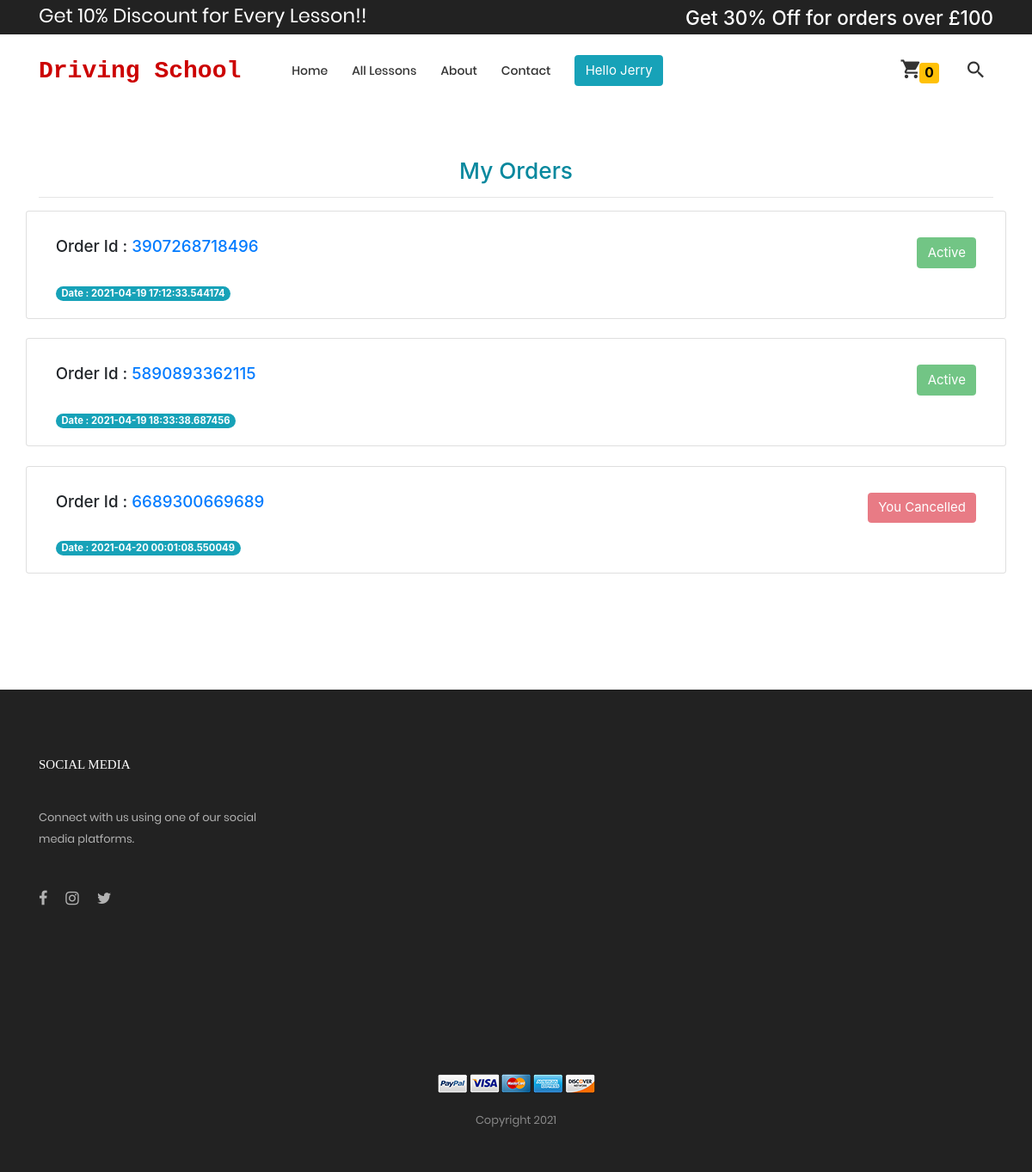
Screenshot of /order/my_orders (signed in) with the database file from the repository.
### order/models.py (models this page shows, shortened)
class Order(models.Model):
    user = models.ForeignKey(User, on_delete=models.CASCADE)
    Lesson = models.ForeignKey(
        products,
        on_delete=models.CASCADE,
        blank=True,
        null=True
    )
    Instructor = models.ForeignKey(
        instructor_information,
        on_delete=models.CASCADE,
        blank=True, null=True
    )
    order_id = models.CharField(max_length=1000)
    Lesson_price = models.CharField(max_length=1000)
    first_name = models.CharField(max_length=1000)
    last_name = models.CharField(max_length=1000)
    email = models.CharField(max_length=1000)
    phone = models.CharField(max_length=100)
    address = models.CharField(max_length=1000)
    zip = models.CharField(max_length=1000)
    ordered = models.BooleanField(default=False)
    instructor_cancel_order = models.BooleanField(default=False)
    customer_cancel_order = models.BooleanField(default=False)
    order_date = models.CharField(max_length=1000)

### order/views.py (the view)
# urls.py: path('my_orders', views.my_orders, name='my_orders'),  # My orders
def my_orders(request):
    user = request.user
    get_all_order = Order.objects.filter(user=user, ordered=True)
    context = {'get_all_order': get_all_order}
    return render(request, 'my_order.html', context)

### templates/my_order.html (shortened to what this page needs)
{% extends 'base.html' %}
{% block body %}
<div class="container">
	<h3>
		<p class="text-center" style="color:#07889E;">My Orders</p>
	</h3>
	<hr>
</div>
{% if get_all_order %}
{% for k in get_all_order %}
<div class="card container">
	<div class="card-body">
		{% if k.customer_cancel_order %}
		<button type="button" class="btn btn-danger float-right" data-toggle="modal" data-target="#exampleModal"
			disabled>
			You Cancelled
		</button>
		{% elif k.instructor_cancel_order %}
		<button type="button" class="btn btn-danger float-right" disabled>
			Instructor Cancelled
		</button>
		{% else %}
		<button type="button" class="btn btn-success float-right" disabled>
			Active
		</button>
		{% endif %}
		<h5>Order Id : <a href="{% url 'my_order_details' k.id %}">{{k.order_id}}</a> </h5>
		<span class="badge badge-info badge-pill">
			<h7>Date : {{k.order_date}}</h7>
		</span>
	</div>
</div>
<br />
{% endfor %}
{% else %}
<p class="text-center">You Have No Order To View</p>
</br>
</br>
{% endif %}
{% endblock %}

### templates/base.html (shortened to what this page needs)
{% load static %}
<!DOCTYPE html>
<html lang="en">
<head>
	<link rel="stylesheet" type="text/css" href="{% static 'webapp1/vendor/bootstrap/css/bootstrap.min.css' %}">
	<link rel="stylesheet" type="text/css" href="{% static 'webapp1/fonts/font-awesome-4.7.0/css/font-awesome.min.css' %}">
	<link rel="stylesheet" type="text/css" href="{% static 'webapp1/fonts/iconic/css/material-design-iconic-font.min.css' %}">
	<link rel="stylesheet" type="text/css" href="{% static 'webapp1/fonts/linearicons-v1.0.0/icon-font.min.css' %}">
	<link rel="stylesheet" type="text/css" href="{% static 'webapp1/vendor/animate/animate.css' %}">
	<link rel="stylesheet" type="text/css" href="{% static 'webapp1/vendor/css-hamburgers/hamburgers.min.css' %}">
	<link rel="stylesheet" type="text/css" href="{% static 'webapp1/vendor/animsition/css/animsition.min.css' %}">
	<link rel="stylesheet" type="text/css" href="{% static 'webapp1/vendor/select2/select2.min.css' %}">
	<link rel="stylesheet" type="text/css" href="{% static 'webapp1/vendor/daterangepicker/daterangepicker.css' %}">
	<link rel="stylesheet" type="text/css" href="{% static 'webapp1/vendor/slick/slick.css' %}">
	<link rel="stylesheet" type="text/css" href="{% static 'webapp1/vendor/MagnificPopup/magnific-popup.css' %}">
	<link rel="stylesheet" type="text/css" href="{% static 'webapp1/vendor/perfect-scrollbar/perfect-scrollbar.css' %}">
	<link rel="stylesheet" type="text/css" href="{% static 'webapp1/css/util.css' %}">
	<link rel="stylesheet" type="text/css" href="{% static 'webapp1/css/main.css' %}">
	<link rel="stylesheet" href="https://stackpath.bootstrapcdn.com/bootstrap/4.3.1/css/bootstrap.min.css"
>
</head>
<body class="animsition">
	<header>
		<div class="container-menu-desktop">
			<div class="top-bar">
				<div class="content-topbar flex-sb-m h-full container">
					<div class="left-top-bar">
						<h4 class="mt-1" style="color:#fff;">Get 10% Discount for Every Lesson!!</h4>
					</div>
					<div class="right-top-bar">
						<h4 class="mt-2" style="color:#fff;">Get 30% Off for orders over £100</h4>
					</div>
				</div>
			</div>
			<div class="wrap-menu-desktop">
				<nav class="limiter-menu-desktop ml-5 mr-5">
					<div id="logo" style="padding:10px 0">
						<a href="/">
							<h5 class="ltext-101 cl2 p-t-40 p-b-30 pr-5"
								style="font-family:courier,arial,helvetica; color:#cc0000;"><b>Driving School</b>
							</h5>
						</a>
					</div>
					<div class="menu-desktop">
						<ul class="main-menu">
							<li class="{% block index %}{% endblock %}">
								<a href="{% url 'index' %}">Home</a>
							</li>
							<li class="{% block all_lessons %}{% endblock %}">
								<a href="{% url 'all_lessons' %}">All Lessons</a>
							</li>
							<li class="{% block about %}{% endblock %}">
								<a href="{% url 'about' %}">About</a>
							</li>
							<li class="{% block contact %}{% endblock %}">
								<a href="{% url 'contact' %}">Contact</a>
							</li>
							{% if user.is_authenticated %}
							<li>
								<div>
									<a class="btn btn-info" href="#">Hello {{user.first_name}}</a>
								</div>
							</li>
							{% endif %}
						</ul>
					</div>
					<div class="wrap-icon-header flex-w flex-r-m">
						<div class="icon-header-item cl2 hov-cl1 trans-04 p-l-22 p-r-11 js-show-cart" data-notify="">
							<i class="zmdi zmdi-shopping-cart"></i><small><span class="badge badge-warning"
									style="color:black;"><span id="product_cart">0</span></span></small>
						</div>
						<div class="icon-header-item cl2 hov-cl1 trans-04 p-l-22 p-r-11 js-show-modal-search">
							<i class="zmdi zmdi-search"></i>
						</div>
					</div>
				</nav>
			</div>
		</div>
	</header>
	<br>
	<br>
	<br>
	{% block body %}{% endblock %}
	<footer class="bg3 p-t-75 p-b-32">
		<div class="container">
			<div class="row">
				<div class="col-sm-6 col-lg-3 p-b-50">
					<h4 class="stext-301 cl0 p-b-30">
						Social Media
					</h4>
					<p class="stext-107 cl7 size-201">
						Connect with us using one of our social media platforms.
					</p>
					<div class="p-t-27">
						<a href="http://www.facebook.com" target="_blank" class="fs-18 cl7 hov-cl1 trans-04 m-r-16">
							<i class="fa fa-facebook"></i>
						</a>
						<a href="https://www.instagram.com/" target="_blank" class="fs-18 cl7 hov-cl1 trans-04 m-r-16">
							<i class="fa fa-instagram"></i>
						</a>
						<a href="https://www.twitter.com/" target="_blank" class="fs-18 cl7 hov-cl1 trans-04 m-r-16">
							<i class="fa fa-twitter"></i>
						</a>
					</div>
					<div class="col-sm-6 col-lg-3 p-b-50"></div>
					<div class="col-sm-6 col-lg-3 p-b-50"></div>
				</div>
			</div>
			<div class="p-t-40">
				<div class="flex-c-m flex-w p-b-18">
					<a href="#" class="m-all-1">
						<img src="{% static 'webapp1/' %}images/icons/icon-pay-01.png" alt="ICON-PAY">
					</a>
					<a href="#" class="m-all-1">
						<img src="{% static 'webapp1/' %}images/icons/icon-pay-02.png" alt="ICON-PAY">
					</a>
					<a href="#" class="m-all-1">
						<img src="{% static 'webapp1/' %}images/icons/icon-pay-03.png" alt="ICON-PAY">
					</a>
					<a href="#" class="m-all-1">
						<img src="{% static 'webapp1/' %}images/icons/icon-pay-04.png" alt="ICON-PAY">
					</a>
					<a href="#" class="m-all-1">
						<img src="{% static 'webapp1/' %}images/icons/icon-pay-05.png" alt="ICON-PAY">
					</a>
				</div>
				<p class="stext-107 cl6 txt-center">
					Copyright 2021
				</p>
			</div>
		</div>
	</footer>
</body>
</html>

### static/webapp1/css/main.css (style rules this page uses)
.container { max-width: 1380px; }
@media (max-width: 1600px) { .container { max-width: 1200px; } }
.container-menu-desktop { height: auto; width: 100%; position: relative; -webkit-transition: all 0.3s; -o-transition: all 0.3s; -moz-transition: all 0.3s; transition: all 0.3s; }
.top-bar { height: 40px; background-color: #222; }
.left-top-bar { font-family: Poppins-Regular; font-size: 12px; line-height: 1.8; color: #b2b2b2; }
.wrap-menu-desktop { position: fixed; z-index: 1100; background-color: transparent; width: 100%; height: 84px; top: 40px; left: 0px; -webkit-transition: height 0.3s, background-color 0.3s; -o-transition: height 0.3s, background-color 0.3s; -moz-transition: height 0.3s, background-color 0.3s; transition: height 0.3s, background-color 0.3s; }
.limiter-menu-desktop { height: 100%; display: -webkit-box; display: -webkit-flex; display: -moz-box; display: -ms-flexbox; display: flex; align-items: center; background-color: transparent; }
.menu-desktop { display: -webkit-box; display: -webkit-flex; display: -moz-box; display: -ms-flexbox; display: flex; align-items: center; height: 100%; }
.main-menu { list-style-type: none; margin: 0; display: -webkit-box; display: -webkit-flex; display: -moz-box; display: -ms-flexbox; display: flex; align-items: center; }
.main-menu > li { display: block; position: relative; padding: 20px 10px 20px 0px; margin: 0px 4px 0px 14px; }
.main-menu > li > a { font-family: Poppins-Medium; font-size: 14px; color: #333; padding: 5px 0px; transition: all 0.4s; -webkit-transition: all 0.4s; -o-transition: all 0.4s; -moz-transition: all 0.4s; }
.wrap-icon-header { flex-grow: 1; }
.icon-header-item { position: relative; font-size: 26px; line-height: 1; cursor: pointer; }
.cl0 { color: #fff; }
.cl2 { color: #333; }
.cl6 { color: #888; }
.cl7 { color: #b2b2b2; }
.stext-107 { font-family: Poppins-Regular; font-size: 13px; line-height: 1.923; }
.stext-301 { font-family: Montserrat-Bold; font-size: 15px; line-height: 1.6; text-transform: uppercase; }
.ltext-101 { font-family: Poppins-Regular; font-size: 28px; line-height: 1.2857; }
.size-201 { max-width: 270px; }
.bg3 { background-color: #222; }

### rows the page displays
Order: customer_cancel_order "Active", order_id "3907268718496", order_date "2021-04-19 17:12:33.544174"
Order: customer_cancel_order "Active", order_id "5890893362115", order_date "2021-04-19 18:33:38.687456"
Order: customer_cancel_order "You Cancelled", order_id "6689300669689", order_date "2021-04-20 00:01:08.550049"

### other values shown
{{ user.first_name }} "Jerry"
